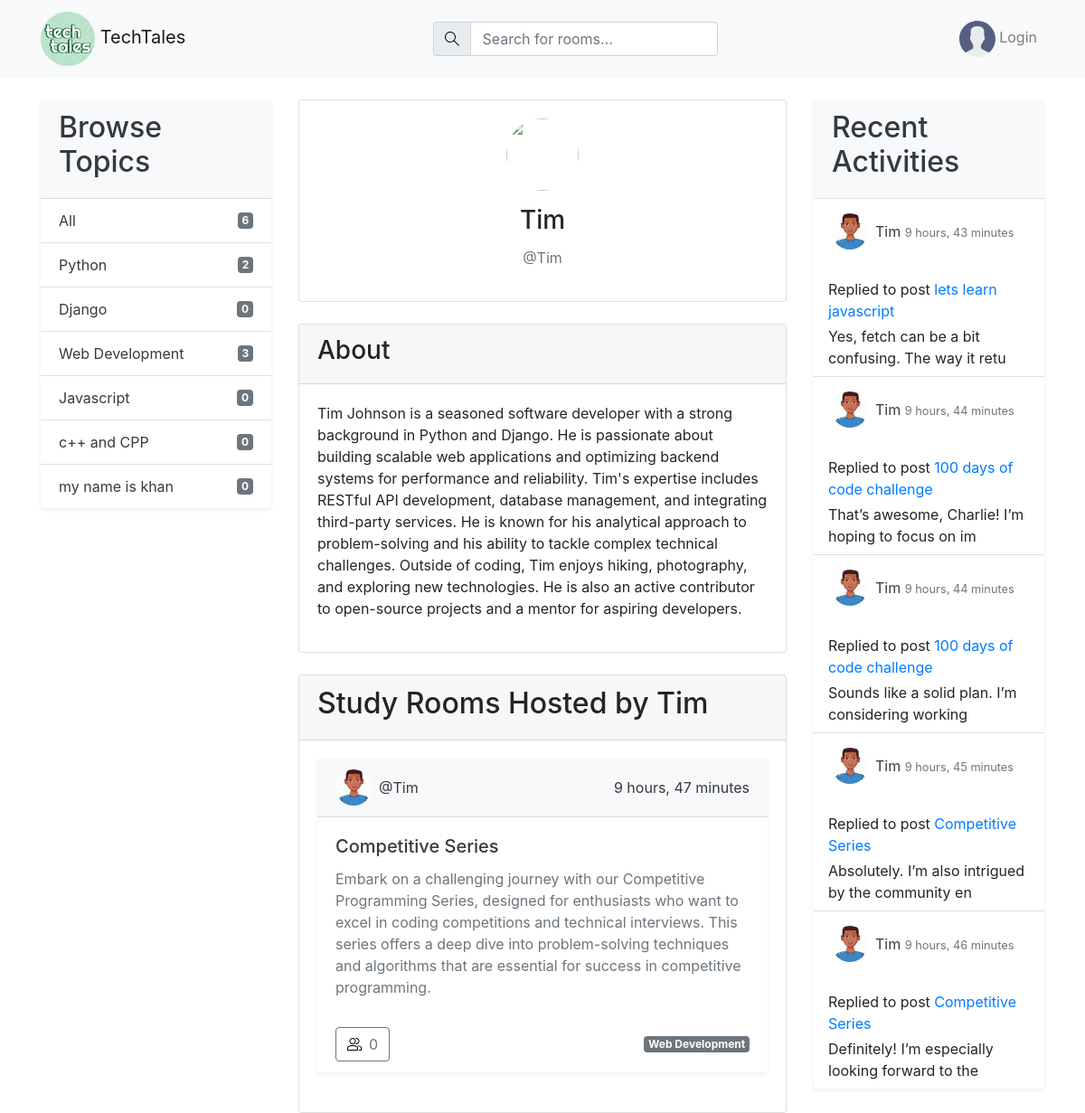
The app's page /profile/2/ with its own data.
### base/models.py (models this page shows, shortened)
class Topic(models.Model):
    name=models.CharField(max_length=200)

class Bio(models.Model):
    user=models.OneToOneField(User,on_delete=models.CASCADE,null=True)
    avatar=models.ImageField(null=True,default='avatar.svg',blank=True)
    bio=models.TextField(null=True,blank=True)

class Room(models.Model):
    host=models.ForeignKey(User,on_delete=models.SET_NULL,null=True)
    topic=models.ForeignKey(Topic,on_delete=models.SET_NULL,null=True)
    name=models.CharField(max_length=200)
    desc=models.TextField(null=True,blank=True)
    participants=models.ManyToManyField(User,related_name='participants',blank=True)
    modified=models.DateTimeField(auto_now=True)
    created=models.DateTimeField(auto_now_add=True)
    class Meta:
        ordering=['-modified','-created']

class Message(models.Model):
    user=models.ForeignKey(User,on_delete=models.CASCADE)
    room=models.ForeignKey(Room,on_delete=models.CASCADE)
    body=models.TextField()
    modified=models.DateTimeField(auto_now=True)
    created=models.DateTimeField(auto_now_add=True)
    class Meta:
        ordering=['-modified','-created']
    def __str__(self):
        return self.body[:50]

### base/views.py (the view)
# urls.py: path('profile/<str:pk>/',views.userProfile,name='profile'),
def userProfile(request,pk):
    user=User.objects.get(id=int(pk))
    rooms=user.room_set.all()
    room_messages=user.message_set.all()
    topics=Topic.objects.all()
    context={
        'user':user,
        'rooms':rooms,
        'room_messages':room_messages,
        'topics':topics,
    }
    return render(request,'base/profile.html',context)

### base/templates/base/profile.html (shortened to what this page needs)
{% extends 'main.html' %}
{% block content %}
<main class="profile-page layout layout--3">
  <div class="container mt-4">
    <div class="row">
      <div class="col-md-3">
        {% include 'base/topics_component.html' %}
      </div>
      <div class="col-md-6">
        <div class="card mb-4">
          <div class="card-body text-center">
            <div class="profile-avatar mb-3">
              <div class="avatar avatar--large active mx-auto">
                <img src="{{ request.user.bio.avatar.url }}" alt="" class="img-fluid rounded-circle" style="width: 80px; height: 80px; object-fit: cover;">
              </div>
            </div>
            <h3 class="card-title">{{ user.username }}</h3>
            <p class="text-muted">@{{ user.username }}</p>
          </div>
        </div>
        <div class="card mb-4">
          <div class="card-header">
            <h3>About</h3>
          </div>
          <div class="card-body">
            <p>{{user.bio.bio}}
            </p>
          </div>
        </div>
        <div class="card">
          <div class="card-header">
            <h2>Study Rooms Hosted by {{ user.username }}</h2>
          </div>
          <div class="card-body">
            {% include 'base/feed_component.html' %}
          </div>
        </div>
      </div>
      <div class="col-md-3">
        {% include 'base/activity_component.html' %}
      </div>
    </div>
  </div>
</main>
{% endblock %}

### base/templates/base/topics_component.html
<div class="topics card mb-4 shadow-sm border-0">
  <div class="card-header bg-light text-dark">
    <h2>Browse Topics</h2>
  </div>
  <ul class="list-group list-group-flush">
    <li class="list-group-item bg-white">
      <a href="{% url 'home' %}" class="d-flex justify-content-between align-items-center text-dark text-decoration-none">
        All <span class="badge badge-secondary">{{topics.count}}</span>
      </a>
    </li>
    {% for topic in topics %}
    <li class="list-group-item bg-white">
      <a href="{% url 'home' %}?q={{topic.name}}" class="d-flex justify-content-between align-items-center text-dark text-decoration-none">
        {{topic.name}} <span class="badge badge-secondary">{{topic.room_set.all.count}}</span>
      </a>
    </li>
    {% endfor %}
  </ul>
</div>

### base/templates/base/feed_component.html (shortened to what this page needs)
{% load static %}
{% for room in rooms %}
<div class="card mb-4 shadow-sm border-0">
  <div class="card-header d-flex justify-content-between align-items-center bg-light text-dark">
    <a href="{% url 'profile' room.host.id %}" class="d-flex align-items-center text-decoration-none text-dark">
      <div class="avatar avatar--small mr-2">
        <img src="{{ room.host.bio.avatar.url }}" alt="" class="img-fluid rounded-circle" style="width: 40px; height: 40px; object-fit: cover;">
      </div>
      <span>@{{room.host.username}}</span>
    </a>
    <span>{{room.modified|timesince}}</span>
  </div>
  <div class="card-body">
    <h5 class="card-title">
      <a href="{% url 'room' room.id %}" class="text-decoration-none text-dark">{{room.name}}</a>
    </h5>
    <p class="card-text text-muted">{{room.desc}}</p>
  </div>
  <div class="card-footer d-flex justify-content-between align-items-center bg-white border-top-0">
    <a href="{% url 'room' room.id %}" class="btn btn-outline-secondary d-flex align-items-center">
      {{room.participants.all.count}}
    </a>
    <span class="badge badge-secondary">{{room.topic.name}}</span>
  </div>
</div>
{% endfor %}

### base/templates/base/activity_component.html (shortened to what this page needs)
<div class="activities card mb-4 shadow-sm border-0">
  <div class="card-header bg-light text-dark border-bottom">
    <h2>Recent Activities</h2>
  </div>
  <div class="list-group list-group-flush">
    {% for message in room_messages %}
    <div class="list-group-item d-flex justify-content-between align-items-start border-0 py-3">
      <a href="{% url 'profile' message.user.id %}" class="d-flex align-items-center text-dark text-decoration-none">
        <div class="avatar mr-2">
          <img src="{{ message.user.bio.avatar.url }}" alt="" class="img-fluid rounded-circle" style="width: 40px; height: 40px; object-fit: cover;">
        </div>
        <div>
          <p class="mb-0">{{ message.user.username }} <small class="text-muted">{{ message.created|timesince }}</small></p>
        </div>
      </a>
    </div>
    <div class="list-group-item px-3 py-2">
      <p class="mt-2 mb-1">Replied to post <a href="{% url 'room' message.room.id %}" class="text-primary">{{ message.room.name }}</a></p>
      <div>{{ message }}</div>
    </div>
    {% endfor %}
  </div>
</div>

### records on screen
Topic: name "Python", room_set.all.count "2"
Topic: name "Django", room_set.all.count "0"
Topic: name "Web Development", room_set.all.count "3"
Topic: name "Javascript", room_set.all.count "0"
Topic: name "c++ and CPP", room_set.all.count "0"
Topic: name "my name is khan", room_set.all.count "0"
Room: host.bio.avatar (picture), host.username "Tim", modified "9 hours, 47 minutes", name "Competitive Series", desc "Embark on a challenging journey with our Competitive Programming Series, designed for enthusiasts who want to excel in coding competitions and technical interviews. This series offers a deep dive into problem-solving techniques and algorithms that are essential for success in competitive programming.", participants.all.count "0", topic.name "Web Development"
Message: user.bio.avatar (picture), user.username "Tim", created "9 hours, 43 minutes", room.name "lets learn javascript", body "Yes, fetch can be a bit confusing. The way it retu"
Message: user.bio.avatar (picture), user.username "Tim", created "9 hours, 44 minutes", room.name "100 days of code challenge", body "That’s awesome, Charlie! I’m hoping to focus on im"
Message: user.bio.avatar (picture), user.username "Tim", created "9 hours, 44 minutes", room.name "100 days of code challenge", body "Sounds like a solid plan. I’m considering working"
Message: user.bio.avatar (picture), user.username "Tim", created "9 hours, 45 minutes", room.name "Competitive Series", body "Absolutely. I’m also intrigued by the community en"
Message: user.bio.avatar (picture), user.username "Tim", created "9 hours, 46 minutes", room.name "Competitive Series", body "Definitely! I’m especially looking forward to the"

### other values on screen
{{ topics.count }} "6"
{{ user.username }} "Tim"
